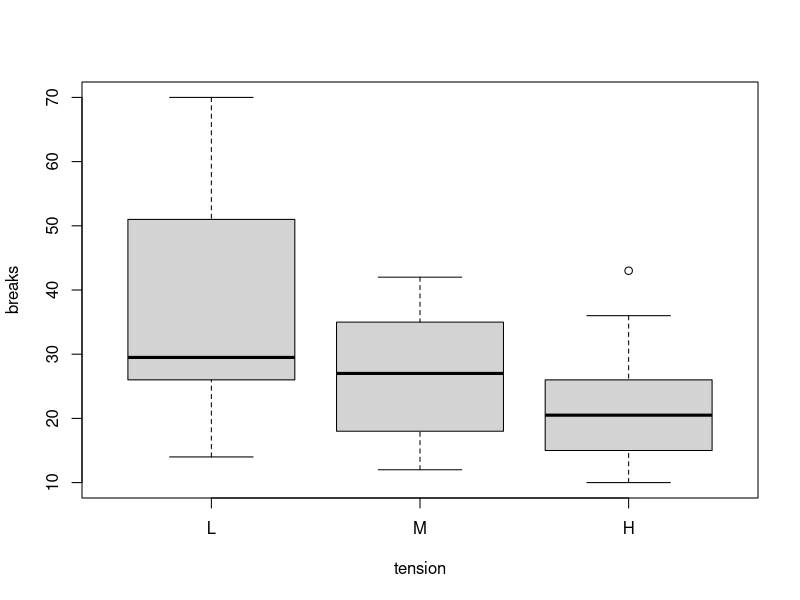
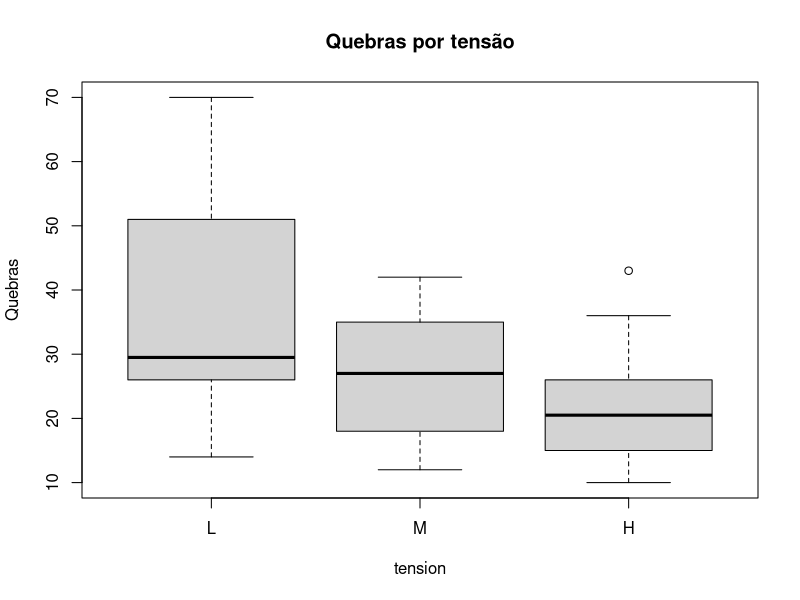

Write the R code that produced these figures, in order.
# ANOVA de Welch ----

# Ajuste e resultados ----
resultado <- oneway.test(breaks ~ tension, data = warpbreaks,
                       var.equal = FALSE)
print(resultado)
boxplot(breaks ~ tension, data = warpbreaks)

# Visualização e diagnóstico ----
boxplot(breaks ~ tension, warpbreaks, main = "Quebras por tensão", ylab = "Quebras")
